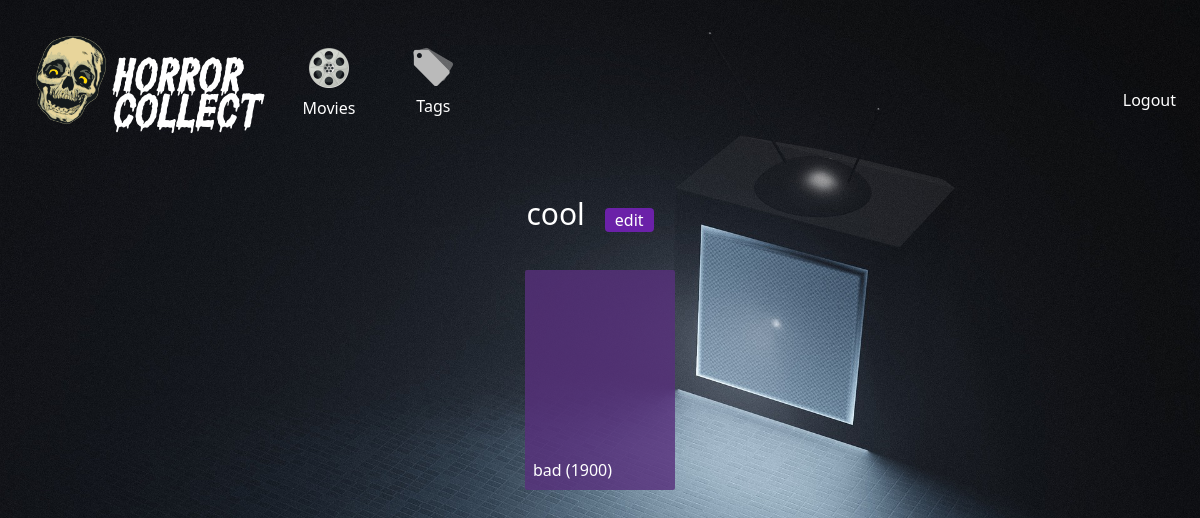
Page /tags/3 (signed in) on the earlier database version.
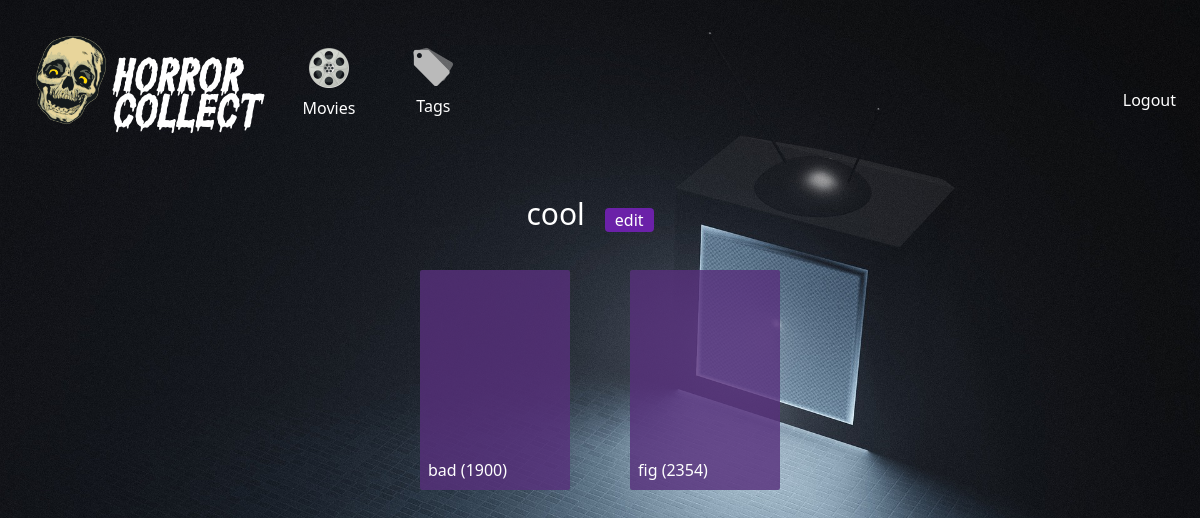
Same page on the later database version.
### app/models.py (models this page shows)
class Tag(db.Model):
  id = db.Column(db.Integer, primary_key=True)
  name = db.Column(db.String(255), nullable=False)
  user_id = db.Column(db.Integer, db.ForeignKey('user.id'), nullable=False)
  user = db.relationship('User', back_populates='tags')
  movies = db.relationship('Movie', secondary='movie_tags', back_populates='tags')

class Movie(db.Model):
  id = db.Column(db.Integer, primary_key=True)
  title = db.Column(db.String(255), nullable=False)
  release_year = db.Column(db.String(4))
  user_id = db.Column(db.Integer, db.ForeignKey('user.id'), nullable=False)
  user = db.relationship('User', back_populates='movies')
  tags = db.relationship('Tag', secondary='movie_tags', back_populates='movies')

### app/controllers/tags.py (the view)
@tags.route('/tags/<id>', methods=['GET'])
@login_required
def show(id):
  tag = Tag.query.get(id)
  if tag in current_user.tags:
    return render_template('tags/show.html', tag=tag)
  else:
    flash('that is not yours')
    return redirect(url_for('tags.index'))

### app/__init__.py (called while the page is built)
@login_manager.user_loader
def load_user(user_id):
    return User.query.get(int(user_id))

### app/templates/tags/show.html
{% extends 'layouts/base.html' %} {% block content %}
<main>
  <div class="flex flex-row w-full justify-center items-end">
    <p class="title text-3xl w-fit">{{ tag.name }}</p>
    <a class="button bg-purple-800 my-0" href="{{ url_for('tags.edit', id=tag.id) }}">edit</a>
  </div>
  <div class="gallery">
    {% for movie in tag.movies %}
      <a
        href="{{ url_for('movies.show', id=movie.id) }}"
        class="movie">
        <p class="">{{ movie.title }} ({{ movie.release_year }})</p>
      </a>
    {% endfor %}
  </div>
</main>
{% endblock %}

### app/templates/layouts/base.html (shortened to what this page needs)
<!DOCTYPE html>
<html>
  <head>
    <script src="https://cdn.tailwindcss.com"></script>
    <link rel="stylesheet" href="/static/style.css" />
  </head>
  <body class="bg-[url('/static/images/tv.jpg')] bg-cover bg-fixed text-white">
    {% include "partials/header.html" %}
  {% block content %}{% endblock %}
  </body>
</html>

### app/templates/partials/header.html (shortened to what this page needs)
<div class="w-full flex flex-row items-end justify-between p-4">
    <div class="flex flex-row items-end flex-wrap justify-start">
      <a
      class="text-3xl font-['horrorFont'] flex flex-row items-end mx-3"
      href="{{ url_for('main.index') }}"
    >
      <img class="w-[70px] m-2" src="/static/images/cackle.png" />
      <p>Horror <br />Collect</p>
    </a>
      <div class="flex flex-row justify-center mt-7">
        <a class="nav-item" href="{{ url_for('movies.index') }}">
          <img class="w-[40px]" src="/static/images/reel.png" />
          <p class="my-2">Movies</p>
        </a>
        <a class="nav-item" href="{{ url_for('tags.index') }}">
          <img class="w-[40px]" src="/static/images/tag.png" />
          <p class="my-2">Tags</p>
        </a>
      </div>
    </div>
    <div class="log hover:bg-slate-500/60 px-2 py-1 mb-4 rounded-sm">
       {% if current_user.is_authenticated %}
      <a href="{{ url_for('auth.logout') }}" class="navbar-item"> Logout </a>
      {% endif %}
    </div>
</div>

### app/static/style.css (style rules this page uses)
.nav-item { display: flex; flex-direction: column; align-items: center; margin: 0px 20px; padding: 4px 9px; }
.movie { margin: 30px; border-radius: 2px; background-color: rgba(87, 48, 124, 0.816); width: 150px; height: 220px; padding: 8px; display: flex; align-items: end; }
.button { padding: 0px 10px; background-color: rgb(0, 97, 146); border-radius: 4px; margin: 20px; color: white; height: fit-content; }
.title { font-size: 25px; width: 100%; text-align: center; }
.gallery { display:flex; flex-direction: row; justify-content: left; flex-wrap: wrap; margin: 1vh 0; }
main { max-width: 1400px; display:flex; flex-direction: column; margin: 3rem 5rem; align-items: center; }

Differences in the rows shown:
added Movie: title "fig", release_year "2354"
